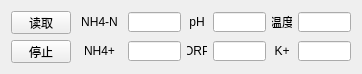
    <widget class="QWidget" name="layoutWidget">
     <property name="geometry">
      <rect>
       <x>20</x>
       <y>200</y>
       <width>361</width>
       <height>54</height>
      </rect>
     </property>
     <layout class="QGridLayout" name="gridLayout_6">
      <item row="0" column="2">
       <widget class="QLineEdit" name="NH4_N">
        <property name="minimumSize">
         <size>
          <width>53</width>
          <height>20</height>
         </size>
        </property>
        <property name="maximumSize">
         <size>
          <width>53</width>
          <height>20</height>
         </size>
        </property>
       </widget>
      </item>
      <item row="1" column="3">
       <widget class="QLabel" name="label_99">
        <property name="sizePolicy">
         <sizepolicy hsizetype="Fixed" vsizetype="Fixed">
          <horstretch>0</horstretch>
          <verstretch>0</verstretch>
         </sizepolicy>
        </property>
        <property name="minimumSize">
         <size>
          <width>20</width>
          <height>20</height>
         </size>
        </property>
        <property name="maximumSize">
         <size>
          <width>30</width>
          <height>20</height>
         </size>
        </property>
        <property name="text">
         <string>ORP</string>
        </property>
        <property name="alignment">
         <set>Qt::AlignCenter</set>
        </property>
       </widget>
      </item>
      <item row="0" column="1">
       <widget class="QLabel" name="label_84">
        <property name="sizePolicy">
         <sizepolicy hsizetype="Fixed" vsizetype="Fixed">
          <horstretch>0</horstretch>
          <verstretch>0</verstretch>
         </sizepolicy>
        </property>
        <property name="minimumSize">
         <size>
          <width>45</width>
          <height>20</height>
         </size>
        </property>
        <property name="maximumSize">
         <size>
          <width>45</width>
          <height>20</height>
         </size>
        </property>
        <property name="text">
         <string>NH4-N</string>
        </property>
        <property name="alignment">
         <set>Qt::AlignCenter</set>
        </property>
       </widget>
      </item>
      <item row="1" column="1">
       <widget class="QLabel" name="label_85">
        <property name="sizePolicy">
         <sizepolicy hsizetype="Fixed" vsizetype="Fixed">
          <horstretch>0</horstretch>
          <verstretch>0</verstretch>
         </sizepolicy>
        </property>
        <property name="minimumSize">
         <size>
          <width>45</width>
          <height>20</height>
         </size>
        </property>
        <property name="maximumSize">
         <size>
          <width>45</width>
          <height>20</height>
         </size>
        </property>
        <property name="text">
         <string>NH4+</string>
        </property>
        <property name="alignment">
         <set>Qt::AlignCenter</set>
        </property>
       </widget>
      </item>
      <item row="1" column="5">
       <widget class="QLabel" name="label_105">
        <property name="sizePolicy">
         <sizepolicy hsizetype="Fixed" vsizetype="Fixed">
          <horstretch>0</horstretch>
          <verstretch>0</verstretch>
         </sizepolicy>
        </property>
        <property name="minimumSize">
         <size>
          <width>20</width>
          <height>20</height>
         </size>
        </property>
        <property name="maximumSize">
         <size>
          <width>30</width>
          <height>20</height>
         </size>
        </property>
        <property name="text">
         <string>K+</string>
        </property>
        <property name="alignment">
         <set>Qt::AlignCenter</set>
        </property>
       </widget>
      </item>
      <item row="0" column="6">
       <widget class="QLineEdit" name="NH4_TEMP">
        <property name="minimumSize">
         <size>
          <width>53</width>
          <height>20</height>
         </size>
        </property>
        <property name="maximumSize">
         <size>
          <width>53</width>
          <height>20</height>
         </size>
        </property>
       </widget>
      </item>
      <item row="0" column="5">
       <widget class="QLabel" name="label_104">
        <property name="sizePolicy">
         <sizepolicy hsizetype="Fixed" vsizetype="Fixed">
          <horstretch>0</horstretch>
          <verstretch>0</verstretch>
         </sizepolicy>
        </property>
        <property name="minimumSize">
         <size>
          <width>20</width>
          <height>20</height>
         </size>
        </property>
        <property name="maximumSize">
         <size>
          <width>30</width>
          <height>20</height>
         </size>
        </property>
        <property name="text">
         <string>温度</string>
        </property>
        <property name="alignment">
         <set>Qt::AlignCenter</set>
        </property>
       </widget>
      </item>
      <item row="0" column="3">
       <widget class="QLabel" name="label_98">
        <property name="sizePolicy">
         <sizepolicy hsizetype="Fixed" vsizetype="Fixed">
          <horstretch>0</horstretch>
          <verstretch>0</verstretch>
         </sizepolicy>
        </property>
        <property name="minimumSize">
         <size>
          <width>15</width>
          <height>20</height>
         </size>
        </property>
        <property name="maximumSize">
         <size>
          <width>30</width>
          <height>20</height>
         </size>
        </property>
        <property name="text">
         <string>pH</string>
        </property>
        <property name="alignment">
         <set>Qt::AlignCenter</set>
        </property>
       </widget>
      </item>
      <item row="0" column="4">
       <widget class="QLineEdit" name="pH">
        <property name="minimumSize">
         <size>
          <width>53</width>
          <height>20</height>
         </size>
        </property>
        <property name="maximumSize">
         <size>
          <width>53</width>
          <height>20</height>
         </size>
        </property>
       </widget>
      </item>
      <item row="1" column="0">
       <widget class="QPushButton" name="stopNH4_ALL">
        <property name="sizePolicy">
         <sizepolicy hsizetype="Fixed" vsizetype="Fixed">
          <horstretch>0</horstretch>
          <verstretch>0</verstretch>
         </sizepolicy>
        </property>
        <property name="minimumSize">
         <size>
          <width>60</width>
          <height>23</height>
         </size>
        </property>
        <property name="maximumSize">
         <size>
          <width>60</width>
          <height>23</height>
         </size>
        </property>
        <property name="text">
         <string>停止</string>
        </property>
       </widget>
      </item>
      <item row="1" column="4">
       <widget class="QLineEdit" name="ORP">
        <property name="sizePolicy">
         <sizepolicy hsizetype="Fixed" vsizetype="Fixed">
          <horstretch>0</horstretch>
          <verstretch>0</verstretch>
         </sizepolicy>
        </property>
        <property name="minimumSize">
         <size>
          <width>53</width>
          <height>20</height>
         </size>
        </property>
        <property name="maximumSize">
         <size>
          <width>53</width>
          <height>20</height>
         </size>
        </property>
       </widget>
      </item>
      <item row="1" column="2">
       <widget class="QLineEdit" name="NH4_PLUS">
        <property name="sizePolicy">
         <sizepolicy hsizetype="Fixed" vsizetype="Fixed">
          <horstretch>0</horstretch>
          <verstretch>0</verstretch>
         </sizepolicy>
        </property>
        <property name="minimumSize">
         <size>
          <width>53</width>
          <height>20</height>
         </size>
        </property>
        <property name="maximumSize">
         <size>
          <width>53</width>
          <height>20</height>
         </size>
        </property>
       </widget>
      </item>
      <item row="1" column="6">
       <widget class="QLineEdit" name="K_PLUS">
        <property name="sizePolicy">
         <sizepolicy hsizetype="Fixed" vsizetype="Fixed">
          <horstretch>0</horstretch>
          <verstretch>0</verstretch>
         </sizepolicy>
        </property>
        <property name="minimumSize">
         <size>
          <width>53</width>
          <height>20</height>
         </size>
        </property>
        <property name="maximumSize">
         <size>
          <width>53</width>
          <height>20</height>
         </size>
        </property>
       </widget>
      </item>
      <item row="0" column="0">
       <widget class="QPushButton" name="getNH4_ALL">
        <property name="sizePolicy">
         <sizepolicy hsizetype="Fixed" vsizetype="Fixed">
          <horstretch>0</horstretch>
          <verstretch>0</verstretch>
         </sizepolicy>
        </property>
        <property name="minimumSize">
         <size>
          <width>60</width>
          <height>23</height>
         </size>
        </property>
        <property name="maximumSize">
         <size>
          <width>60</width>
          <height>23</height>
         </size>
        </property>
        <property name="text">
         <string>读取</string>
        </property>
       </widget>
      </item>
     </layout>
    </widget>
